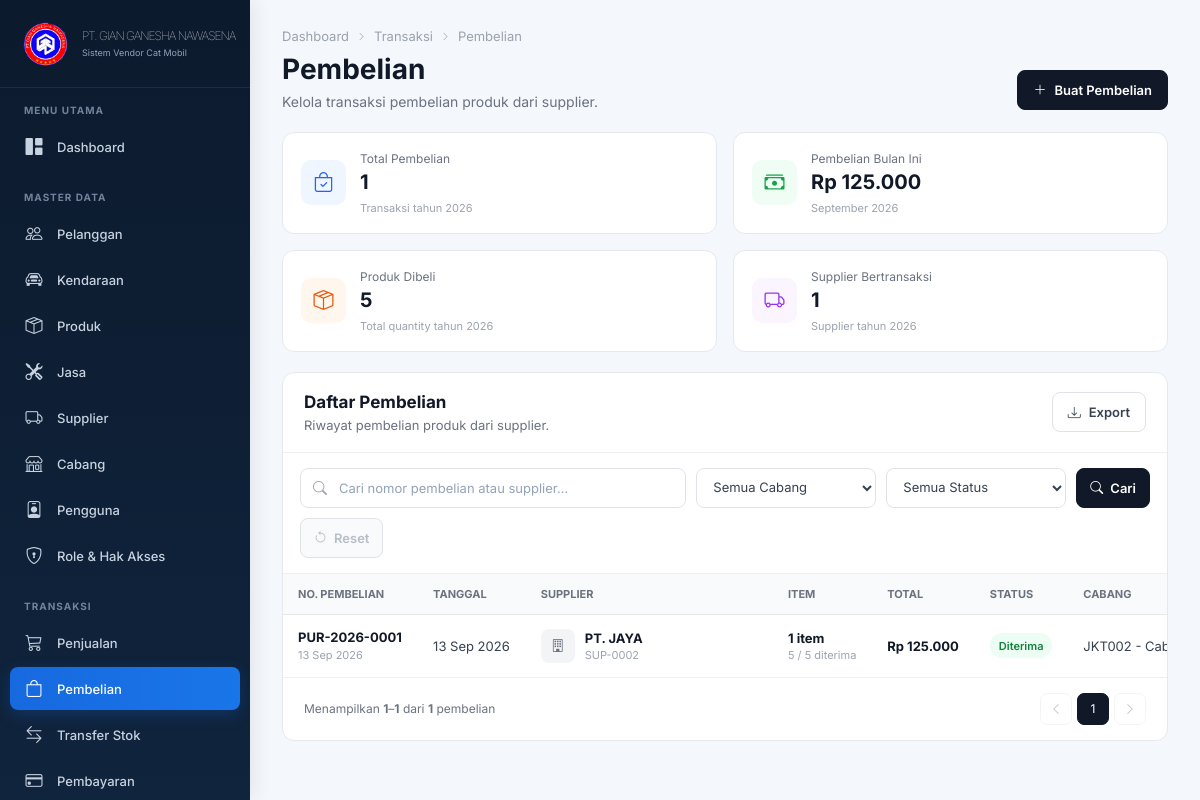
Page /admin/purchases/index.php (signed in) on the committed database.
### tables this page shows
CREATE TABLE `purchases` (
  `id` bigint UNSIGNED NOT NULL,
  `purchase_number` varchar(50) NOT NULL,
  `supplier_id` bigint UNSIGNED NOT NULL,
  `cabang_id` bigint UNSIGNED NOT NULL,
  `purchase_date` datetime NOT NULL DEFAULT CURRENT_TIMESTAMP,
  `subtotal` decimal(15,2) NOT NULL DEFAULT '0.00',
  `discount` decimal(15,2) NOT NULL DEFAULT '0.00',
  `tax` decimal(15,2) NOT NULL DEFAULT '0.00',
  `grand_total` decimal(15,2) NOT NULL DEFAULT '0.00',
  `status` enum('draft','ordered','received','partial','cancelled') NOT NULL DEFAULT 'draft',
  `created_by` bigint UNSIGNED NOT NULL
);

CREATE TABLE `suppliers` (
  `id` bigint UNSIGNED NOT NULL,
  `code` varchar(50) NOT NULL,
  `name` varchar(150) NOT NULL,
  `contact_person` varchar(100) DEFAULT NULL,
  `phone` varchar(30) DEFAULT NULL,
  `email` varchar(150) DEFAULT NULL,
  `address` text,
  `status` enum('active','inactive') NOT NULL DEFAULT 'active',
  `created_at` timestamp NOT NULL DEFAULT CURRENT_TIMESTAMP
);

CREATE TABLE `cabangs` (
  `id` bigint UNSIGNED NOT NULL,
  `code` varchar(20) NOT NULL,
  `name` varchar(100) NOT NULL,
  `address` text,
  `phone` varchar(30) DEFAULT NULL,
  `status` enum('active','inactive') NOT NULL DEFAULT 'active'
);

### admin/purchases/index.php (the view, shortened to what the rows shown need)
<?php
require_once __DIR__ . '/../../config/config.php';
function h($value): string
{
    return htmlspecialchars((string)$value, ENT_QUOTES, 'UTF-8');
}
function money(float $value): string
{
    return 'Rp ' . number_format($value, 0, ',', '.');
}
function purchase_status_label(string $status): string
{
    return match ($status) {
        'draft' => 'Draft',
        'pending' => 'Menunggu',
        'processing' => 'Diproses',
        'partial', 'partially_received' => 'Sebagian Diterima',
        'received', 'completed' => 'Diterima',
        'cancelled', 'canceled' => 'Dibatalkan',
        default => ucwords(str_replace(['_', '-'], ' ', $status)),
    };
}
function purchase_status_class(string $status): string
{
    return match ($status) {
        'draft', 'pending' => 'waiting',
        'processing' => 'process',
        'partial', 'partially_received' => 'partial',
        'received', 'completed' => 'completed',
        'cancelled', 'canceled' => 'cancelled',
        default => 'waiting',
    };
}
$page = max(1, (int)($_GET['page'] ?? 1));
$perPage = 5;
$where = [];
$whereSql = $where ? 'WHERE ' . implode(' AND ', $where) : '';
$offset = ($page - 1) * $perPage;
$listStmt = $pdo->prepare(
    "SELECT
        p.*,
        s.code AS supplier_code,
        s.name AS supplier_name,
        c.code AS cabang_code,
        c.name AS cabang_name,
        u.name AS creator_name,
        (
            SELECT COUNT(*)
            FROM purchase_details pd
            WHERE pd.purchase_id = p.id
        ) AS item_count,
        (
            SELECT COALESCE(SUM(pd.quantity), 0)
            FROM purchase_details pd
            WHERE pd.purchase_id = p.id
        ) AS quantity_total,
        (
            SELECT COALESCE(SUM(pd.received_quantity), 0)
            FROM purchase_details pd
            WHERE pd.purchase_id = p.id
        ) AS received_total
     FROM purchases p
     LEFT JOIN suppliers s ON s.id = p.supplier_id
     LEFT JOIN cabangs c ON c.id = p.cabang_id
     LEFT JOIN users u ON u.id = p.created_by
     $whereSql
     ORDER BY p.id DESC
     LIMIT :limit OFFSET :offset"
);
$listStmt->bindValue(':limit', $perPage, PDO::PARAM_INT);
$listStmt->bindValue(':offset', $offset, PDO::PARAM_INT);
$listStmt->execute();
$purchases = $listStmt->fetchAll();
?>
<!DOCTYPE html>
<html lang="id">
<head>
    <link rel="stylesheet" href="https://cdn.jsdelivr.net/npm/bootstrap-icons@1.11.3/font/bootstrap-icons.min.css">
    <link rel="stylesheet" href="../../assets/css/admin.css?v=20260907">
    <link rel="stylesheet" href="style.css?v=20260912-purchases-final">
</head>
<body class="purchases-page">
<main class="main">
    <div class="purchases-container">
        <div class="purchases-header">
            <div>
                <h1>Pembelian</h1>
            </div>
        </div>
        <section class="purchases-card">
            <div class="purchases-card-header">
                <div>
                    <h2>Daftar Pembelian</h2>
                </div>
            </div>
            <div class="purchases-table-wrap">
                <table class="purchases-table">
                    <thead>
                    <tr>
                        <th>No. Pembelian</th>
                        <th>Tanggal</th>
                        <th>Supplier</th>
                        <th>Item</th>
                        <th>Total</th>
                        <th>Status</th>
                        <th>Cabang</th>
                    </tr>
                    </thead>
                    <tbody>
                    <?php if (!$purchases): ?>
                        <tr>
                            <td colspan="9">
                                <div class="purchases-empty">
                                    <i class="bi bi-bag-x"></i>
                                    <strong>Data pembelian tidak ditemukan</strong>
                                    <span>Coba ubah pencarian atau filter Anda.</span>
                                </div>
                            </td>
                        </tr>
                    <?php else: ?>
                        <?php foreach ($purchases as $purchase): ?>
                            <?php
                            $purchaseStatus = (string)$purchase['status'];
                            ?>
                            <tr>
                                <td>
                                    <span class="purchases-code"><?= h($purchase['purchase_number']) ?></span>
                                    <small><?= h(date('d M Y', strtotime($purchase['purchase_date']))) ?></small>
                                </td>
                                <td><?= h(date('d M Y', strtotime($purchase['purchase_date']))) ?></td>
                                <td>
                                    <div class="purchases-supplier">
                                        <div class="purchases-supplier-icon"><i class="bi bi-building"></i></div>
                                        <div>
                                            <strong><?= h($purchase['supplier_name'] ?: '-') ?></strong>
                                            <small><?= h($purchase['supplier_code'] ?: '-') ?></small>
                                        </div>
                                    </div>
                                </td>
                                <td>
                                    <strong><?= (int)$purchase['item_count'] ?> item</strong>
                                    <small><?= number_format((int)$purchase['received_total'], 0, ',', '.') ?> / <?= number_format((int)$purchase['quantity_total'], 0, ',', '.') ?> diterima</small>
                                </td>
                                <td>
                                    <strong class="purchases-price"><?= h(money((float)$purchase['grand_total'])) ?></strong>
                                </td>
                                <td>
                                    <span class="purchases-status <?= h(purchase_status_class($purchaseStatus)) ?>">
                                        <?= h(purchase_status_label($purchaseStatus)) ?>
                                    </span>
                                </td>
                                <td><?= h(($purchase['cabang_code'] ? $purchase['cabang_code'] . ' - ' : '') . ($purchase['cabang_name'] ?: '-')) ?></td>
                            </tr>
                        <?php endforeach; ?>
                    <?php endif; ?>
                    </tbody>
                </table>
            </div>
        </section>
    </div>
</main>
</body>
</html>

### rows in the picture
purchases: purchase_number "PUR-2026-0001", purchase_date "13 Sep 2026", supplier.name "PT. JAYA", supplier.code "SUP-0002", item_count "1", received_total "5", quantity_total "5", grand_total "Rp 125.000", status "Diterima", cabang.name "JKT002 -…"

### other values in the picture
$companyName "PT. GIAN GANESHA NAWASENA"
$companyTagline "Sistem Vendor Cat Mobil"
$totalPurchases "1"
money($monthlySpend) "Rp 125.000"
$totalPurchasedQuantity "5"
$transactingSuppliers "1"
$from "1"
$to "1"
$totalFiltered "1"
